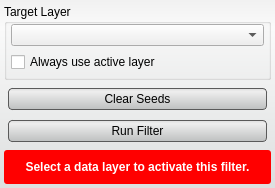
<?xml version="1.0" encoding="UTF-8"?>
<ui version="4.0">
 <class>NeighborhoodConnectedFilterInterface</class>
 <widget class="QWidget" name="NeighborhoodConnectedFilterInterface">
  <property name="geometry">
   <rect>
    <x>0</x>
    <y>0</y>
    <width>275</width>
    <height>188</height>
   </rect>
  </property>
  <property name="sizePolicy">
   <sizepolicy hsizetype="Preferred" vsizetype="Fixed">
    <horstretch>0</horstretch>
    <verstretch>0</verstretch>
   </sizepolicy>
  </property>
  <property name="minimumSize">
   <size>
    <width>0</width>
    <height>188</height>
   </size>
  </property>
  <property name="maximumSize">
   <size>
    <width>16777215</width>
    <height>16777215</height>
   </size>
  </property>
  <property name="windowTitle">
   <string>Neighborhood Connected Filter</string>
  </property>
  <property name="styleSheet">
   <string notr="true">QWidget#NeighborhoodConnectedFilterInterface{
	border-radius: 3px;
	background-color: qlineargradient(spread:pad, x1:0.5, y1:0, x2:0.5, y2:0.960227, stop:0 rgba(241, 241, 241, 255), stop:0.155779 rgba(250, 250, 250, 255), stop:1 rgba(222, 224, 224, 255));       
}


QPushButton{
	background-color: qlineargradient(spread:pad, x1:0.5, y1:0, x2:0.5, y2:0.960227, stop:0 rgba(221, 221, 221, 255), stop:0.155779 rgba(238, 238, 238, 255), stop:1 rgba(192, 194, 194, 255));
	border-radius: 4px;
	border: 1px solid rgb(90, 90, 90);
	margin:4px;
}

QPushButton:hover{
	background-color: qlineargradient(spread:pad, x1:0.5, y1:0, x2:0.5, y2:1, stop:0 rgba(195, 195, 195, 255), stop:0.253769 rgba(206, 206, 206, 255), stop:1 rgba(185, 185, 185, 255));
	border-radius: 4px;
	border: 1px solid rgb(90, 90, 90);
	margin:4px;
}

QPushButton:pressed{
	background-color: qlineargradient(spread:pad, x1:0.5, y1:0, x2:0.5, y2:1, stop:0 rgba(150, 150, 150, 255), stop:0.753769 rgba(206, 206, 206, 255), stop:1 rgba(185, 185, 185, 255));
	border-radius: 4px;
	border: 1px solid rgb(90, 90, 90);
	margin:4px;
}</string>
  </property>
  <layout class="QVBoxLayout" name="verticalLayout">
   <property name="spacing">
    <number>2</number>
   </property>
   <property name="margin">
    <number>4</number>
   </property>
   <item>
    <widget class="QGroupBox" name="target_groupbox_">
     <property name="minimumSize">
      <size>
       <width>0</width>
       <height>76</height>
      </size>
     </property>
     <property name="maximumSize">
      <size>
       <width>16777215</width>
       <height>76</height>
      </size>
     </property>
     <property name="title">
      <string>Target Layer</string>
     </property>
     <layout class="QVBoxLayout" name="verticalLayout_4">
      <property name="spacing">
       <number>6</number>
      </property>
      <property name="leftMargin">
       <number>4</number>
      </property>
      <property name="topMargin">
       <number>0</number>
      </property>
      <property name="rightMargin">
       <number>4</number>
      </property>
      <property name="bottomMargin">
       <number>4</number>
      </property>
      <item>
       <widget class="QtUtils::QtDropableComboBox" name="target_layer_">
        <property name="sizePolicy">
         <sizepolicy hsizetype="Ignored" vsizetype="Fixed">
          <horstretch>0</horstretch>
          <verstretch>0</verstretch>
         </sizepolicy>
        </property>
       </widget>
      </item>
      <item>
       <widget class="QWidget" name="widget_3" native="true">
        <property name="minimumSize">
         <size>
          <width>0</width>
          <height>20</height>
         </size>
        </property>
        <layout class="QHBoxLayout" name="horizontalLayout_3">
         <property name="margin">
          <number>0</number>
         </property>
         <item>
          <widget class="QCheckBox" name="use_active_layer_">
           <property name="text">
            <string>Always use active layer</string>
           </property>
          </widget>
         </item>
        </layout>
       </widget>
      </item>
     </layout>
    </widget>
   </item>
   <item>
    <widget class="QWidget" name="widget" native="true">
     <property name="minimumSize">
      <size>
       <width>0</width>
       <height>66</height>
      </size>
     </property>
     <property name="maximumSize">
      <size>
       <width>16777215</width>
       <height>66</height>
      </size>
     </property>
     <layout class="QVBoxLayout" name="verticalLayout_2">
      <property name="spacing">
       <number>0</number>
      </property>
      <property name="margin">
       <number>0</number>
      </property>
      <item>
       <widget class="QPushButton" name="clear_seeds_button_">
        <property name="sizePolicy">
         <sizepolicy hsizetype="Preferred" vsizetype="Fixed">
          <horstretch>0</horstretch>
          <verstretch>0</verstretch>
         </sizepolicy>
        </property>
        <property name="minimumSize">
         <size>
          <width>0</width>
          <height>30</height>
         </size>
        </property>
        <property name="text">
         <string>Clear Seeds</string>
        </property>
       </widget>
      </item>
      <item>
       <widget class="QPushButton" name="run_filter_button_">
        <property name="sizePolicy">
         <sizepolicy hsizetype="Expanding" vsizetype="Fixed">
          <horstretch>0</horstretch>
          <verstretch>0</verstretch>
         </sizepolicy>
        </property>
        <property name="minimumSize">
         <size>
          <width>0</width>
          <height>30</height>
         </size>
        </property>
        <property name="text">
         <string>Run Filter</string>
        </property>
       </widget>
      </item>
     </layout>
    </widget>
   </item>
   <item>
    <widget class="QWidget" name="message_alert_" native="true">
     <property name="minimumSize">
      <size>
       <width>0</width>
       <height>32</height>
      </size>
     </property>
     <property name="styleSheet">
      <string notr="true">QLabel#message_{
	color: white;
	font: bold;
}

QWidget#message_alert_{
	border-radius: 3px;
	background-color: red;
}</string>
     </property>
     <layout class="QHBoxLayout" name="horizontalLayout_5">
      <property name="spacing">
       <number>0</number>
      </property>
      <property name="margin">
       <number>4</number>
      </property>
      <item>
       <widget class="QLabel" name="message_">
        <property name="text">
         <string>Select a data layer to activate this filter.</string>
        </property>
        <property name="alignment">
         <set>Qt::AlignCenter</set>
        </property>
        <property name="wordWrap">
         <bool>true</bool>
        </property>
       </widget>
      </item>
     </layout>
    </widget>
   </item>
  </layout>
 </widget>
 <customwidgets>
  <customwidget>
   <class>QtUtils::QtDropableComboBox</class>
   <extends>QComboBox</extends>
   <header location="global">QtUtils/Widgets/QtDropableComboBox.h</header>
  </customwidget>
 </customwidgets>
 <resources/>
 <connections/>
</ui>
